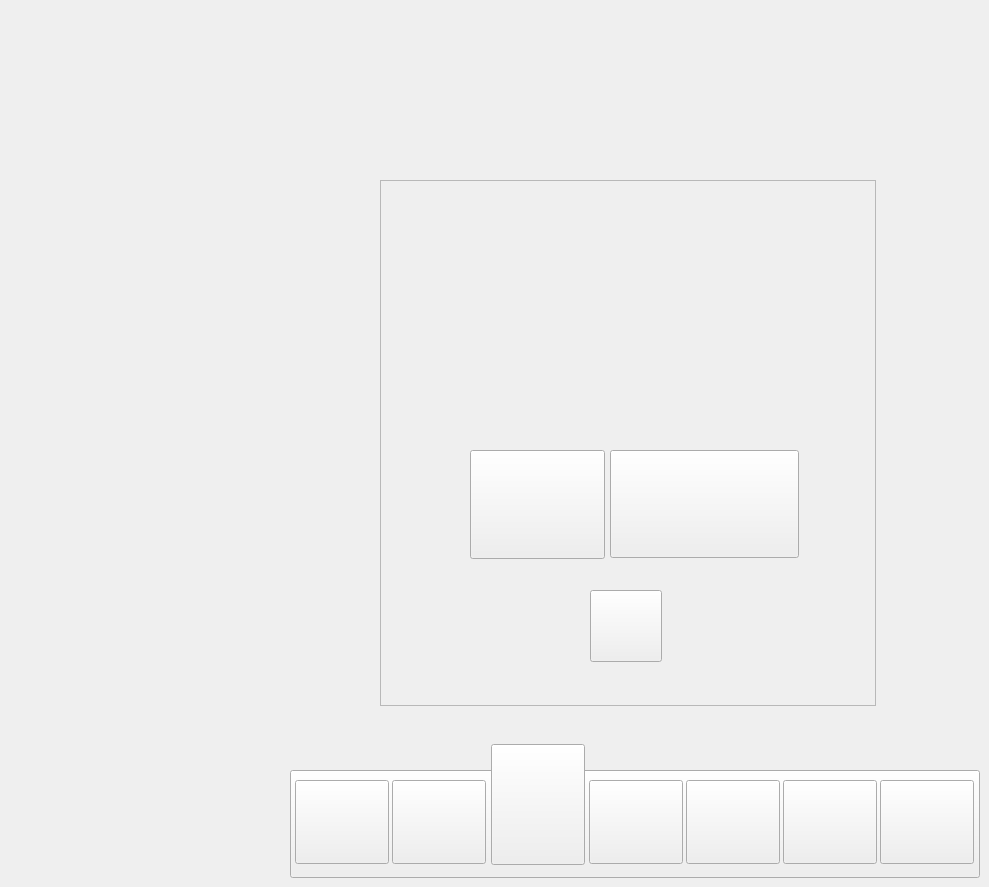
     <widget class="QWidget" name="RejectSetting02">
      <property name="styleSheet">
       <string notr="true">#RejectSetting02{

        border-image: url(:/PNG/New BG 2.jpg);
}</string>
      </property>
      <widget class="QFrame" name="frame_74">
       <property name="geometry">
        <rect>
         <x>380</x>
         <y>180</y>
         <width>496</width>
         <height>526</height>
        </rect>
       </property>
       <property name="styleSheet">
        <string notr="true">#frame_74{
border-image: url(:/PNG/Asset 23.png);
}</string>
       </property>
       <property name="frameShape">
        <enum>QFrame::Shape::StyledPanel</enum>
       </property>
       <property name="frameShadow">
        <enum>QFrame::Shadow::Raised</enum>
       </property>
       <widget class="QPushButton" name="Stop_Static_5">
        <property name="geometry">
         <rect>
          <x>230</x>
          <y>270</y>
          <width>189</width>
          <height>108</height>
         </rect>
        </property>
        <property name="styleSheet">
         <string notr="true">#Stop_Static_5{
border-image: url(:/PNG/Asset 25.png);
}</string>
        </property>
        <property name="text">
         <string/>
        </property>
       </widget>
       <widget class="QPushButton" name="Cancel_RS">
        <property name="geometry">
         <rect>
          <x>210</x>
          <y>410</y>
          <width>72</width>
          <height>72</height>
         </rect>
        </property>
        <property name="styleSheet">
         <string notr="true">#Cancel_RS{
border-image: url(:/PNG/Asset 26.png);
}</string>
        </property>
        <property name="text">
         <string/>
        </property>
       </widget>
       <widget class="QPushButton" name="pushButton_3">
        <property name="geometry">
         <rect>
          <x>90</x>
          <y>270</y>
          <width>135</width>
          <height>109</height>
         </rect>
        </property>
        <property name="styleSheet">
         <string notr="true">#pushButton_3{


        border-image: url(:/Image/aaaa.png);
}</string>
        </property>
        <property name="text">
         <string/>
        </property>
       </widget>
      </widget>
      <widget class="QPushButton" name="SolidBG_3">
       <property name="geometry">
        <rect>
         <x>290</x>
         <y>770</y>
         <width>690</width>
         <height>108</height>
        </rect>
       </property>
       <property name="styleSheet">
        <string notr="true">border-image: url(:/PNG/Asset 2.png);</string>
       </property>
       <property name="text">
        <string/>
       </property>
      </widget>
      <widget class="QPushButton" name="OS_RS03">
       <property name="geometry">
        <rect>
         <x>295</x>
         <y>780</y>
         <width>94</width>
         <height>84</height>
        </rect>
       </property>
       <property name="styleSheet">
        <string notr="true">border-image: url(:/PNG/Asset 7.png);</string>
       </property>
       <property name="text">
        <string/>
       </property>
      </widget>
      <widget class="QPushButton" name="SS_RS03">
       <property name="geometry">
        <rect>
         <x>880</x>
         <y>780</y>
         <width>94</width>
         <height>84</height>
        </rect>
       </property>
       <property name="styleSheet">
        <string notr="true">border-image: url(:/PNG/Asset 13.png);</string>
       </property>
       <property name="text">
        <string/>
       </property>
      </widget>
      <widget class="QPushButton" name="RS_RS03">
       <property name="geometry">
        <rect>
         <x>491</x>
         <y>744</y>
         <width>94</width>
         <height>121</height>
        </rect>
       </property>
       <property name="styleSheet">
        <string notr="true">border-image: url(:/PNG/34t.png);</string>
       </property>
       <property name="text">
        <string/>
       </property>
      </widget>
      <widget class="QPushButton" name="ES_RS03">
       <property name="geometry">
        <rect>
         <x>783</x>
         <y>780</y>
         <width>94</width>
         <height>84</height>
        </rect>
       </property>
       <property name="styleSheet">
        <string notr="true">border-image: url(:/PNG/Asset 12.png);</string>
       </property>
       <property name="text">
        <string/>
       </property>
      </widget>
      <widget class="QPushButton" name="DS_RS03">
       <property name="geometry">
        <rect>
         <x>392</x>
         <y>780</y>
         <width>94</width>
         <height>84</height>
        </rect>
       </property>
       <property name="styleSheet">
        <string notr="true">border-image: url(:/PNG/Asset 8.png);</string>
       </property>
       <property name="text">
        <string/>
       </property>
      </widget>
      <widget class="QPushButton" name="M_RS03">
       <property name="geometry">
        <rect>
         <x>589</x>
         <y>780</y>
         <width>94</width>
         <height>84</height>
        </rect>
       </property>
       <property name="styleSheet">
        <string notr="true">border-image: url(:/PNG/Asset 10.png);</string>
       </property>
       <property name="text">
        <string/>
       </property>
      </widget>
      <widget class="QPushButton" name="NS_RS03">
       <property name="geometry">
        <rect>
         <x>686</x>
         <y>780</y>
         <width>94</width>
         <height>84</height>
        </rect>
       </property>
       <property name="styleSheet">
        <string notr="true">border-image: url(:/PNG/Asset 11.png);</string>
       </property>
       <property name="text">
        <string/>
       </property>
      </widget>
     </widget>
